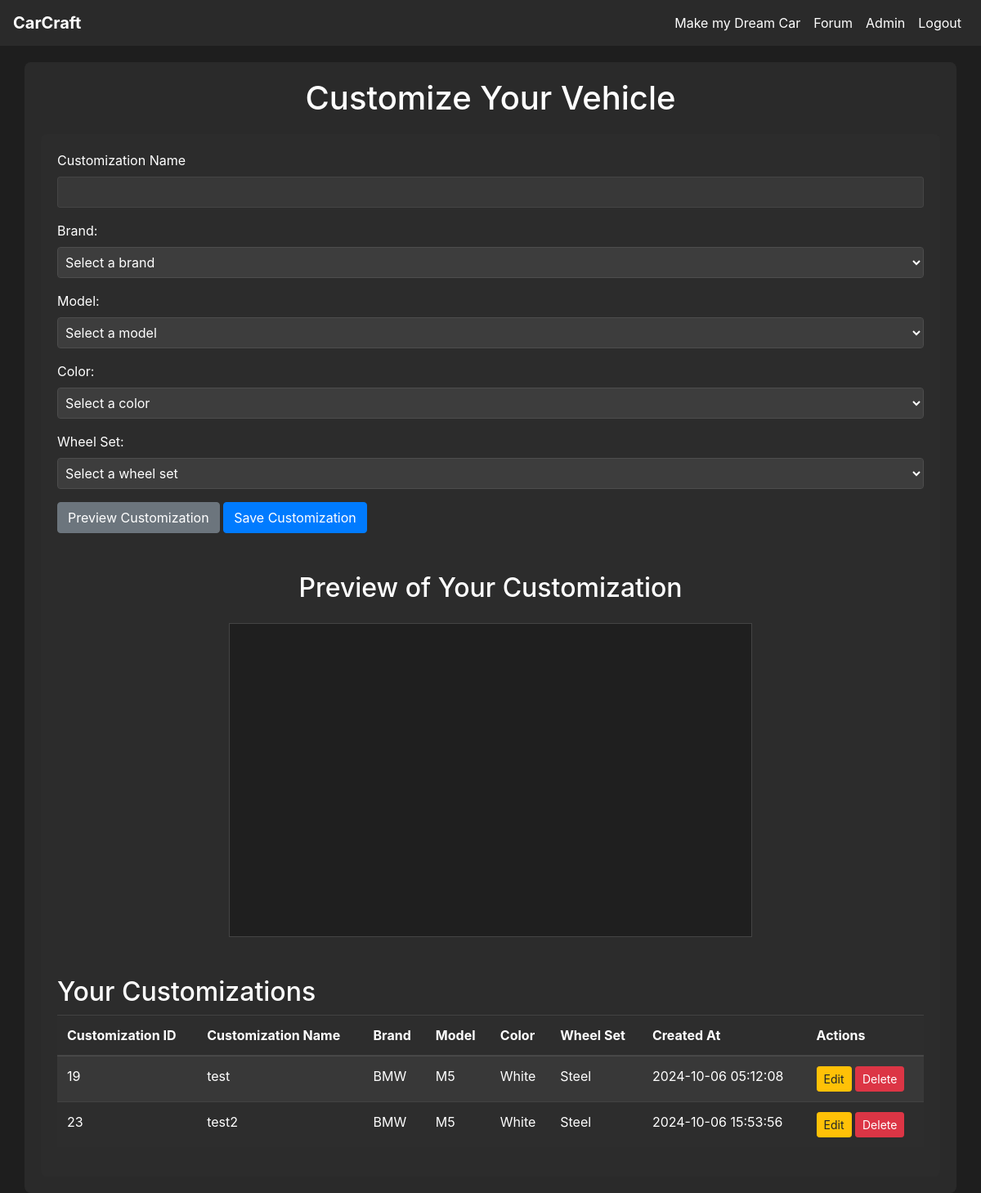
The page /customize (signed in) on the database as committed earlier.
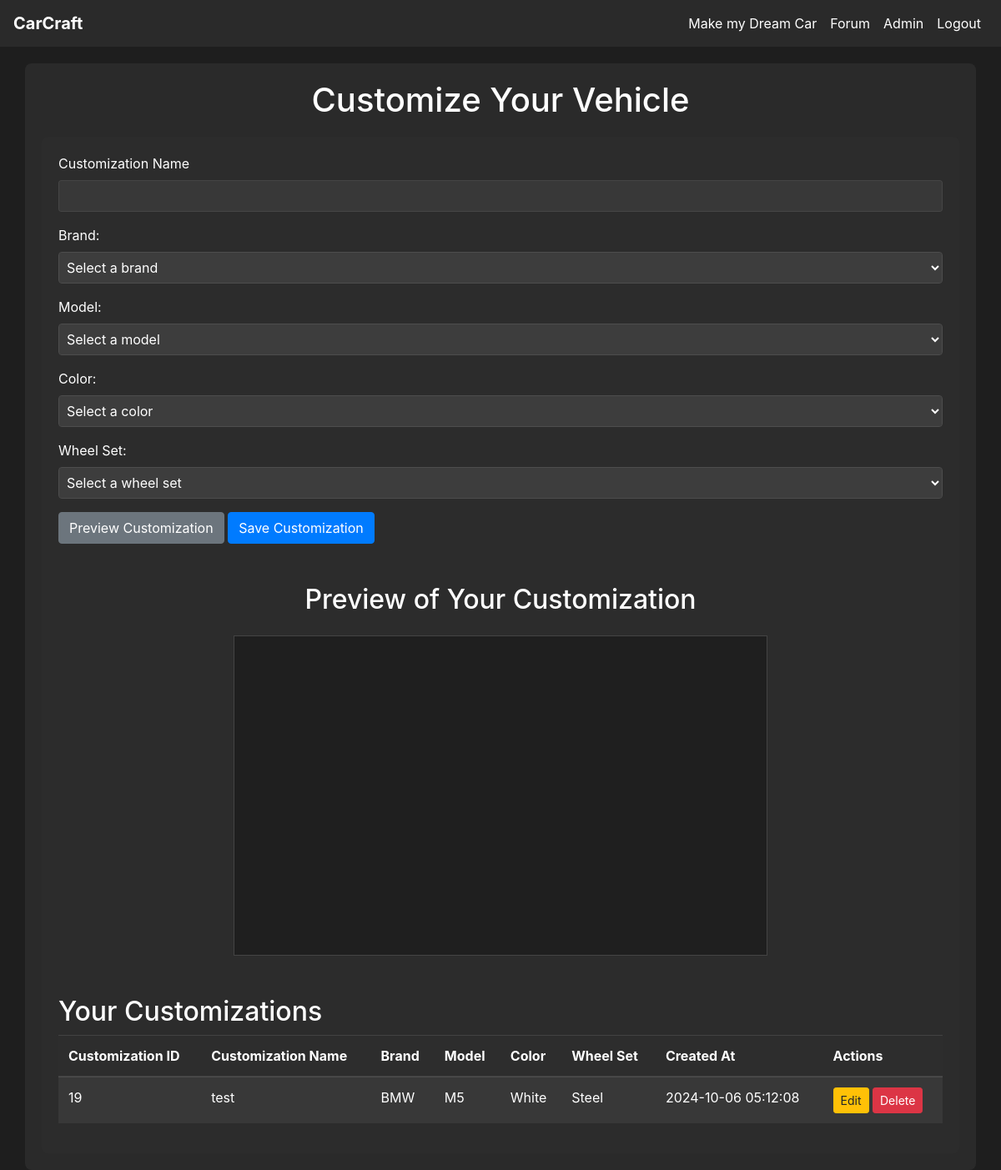
The same page on the database as committed later.
### tables this page shows
CREATE TABLE customization (
    customization_id INTEGER PRIMARY KEY AUTOINCREMENT,
    customization_name VARCHAR(100) NOT NULL,
    user_id INTEGER NOT NULL,
    model_id INTEGER NOT NULL,
    color_id INTEGER NOT NULL,
    wheel_id INTEGER NOT NULL,
    created_at DATETIME DEFAULT CURRENT_TIMESTAMP,
    FOREIGN KEY (user_id) REFERENCES user(user_id),
    FOREIGN KEY (model_id) REFERENCES model(model_id),
    FOREIGN KEY (color_id) REFERENCES color(color_id),
    FOREIGN KEY (wheel_id) REFERENCES wheel_set(wheel_id)
);

CREATE TABLE brand (
    brand_id INTEGER PRIMARY KEY AUTOINCREMENT,
    name VARCHAR(20)
);

CREATE TABLE model (
    model_id INTEGER PRIMARY KEY AUTOINCREMENT,
    brand_id INTEGER NOT NULL,
    type_id INTEGER NOT NULL,
    name VARCHAR(100) NOT NULL,
    FOREIGN KEY (brand_id) REFERENCES brand(brand_id),
    FOREIGN KEY (type_id) REFERENCES vehicle_type(type_id)
);

CREATE TABLE color (
    color_id INTEGER PRIMARY KEY AUTOINCREMENT,
    name VARCHAR(50)
);

CREATE TABLE wheel_set (
    wheel_id INTEGER PRIMARY KEY AUTOINCREMENT,
    name VARCHAR(100),
    description TEXT
);

### app.py (the view, shortened to what this page needs)
@app.route('/customize', methods=['GET', 'POST'])
@login_required
def customize():
    db = get_db_connection()
    brands = db.execute('SELECT brand_id, name FROM brand').fetchall()
    colors = db.execute('SELECT color_id, name FROM color').fetchall()
    wheels = db.execute('SELECT wheel_id, name FROM wheel_set').fetchall()
    models = []
    if brands:
        default_brand_id = brands[0]['brand_id']
        models = db.execute('SELECT model_id, name FROM model WHERE brand_id = ?', (default_brand_id,)).fetchall()
    customizations = db.execute('''
        SELECT customization.customization_id, customization.customization_name,
               brand.name AS brand_name, model.name AS model_name,
               color.name AS color_name, wheel_set.name AS wheel_name,
               customization.created_at
        FROM customization
        JOIN model ON customization.model_id = model.model_id
        JOIN brand ON model.brand_id = brand.brand_id
        JOIN color ON customization.color_id = color.color_id
        JOIN wheel_set ON customization.wheel_id = wheel_set.wheel_id
        WHERE customization.user_id = ?
    ''', (current_user.id,)).fetchall()
    return render_template('customize.html', brands=brands, colors=colors,
                           wheels=wheels, models=models, customizations=customizations)

### app.py (called while the page is built)
def get_db_connection():
    conn = sqlite3.connect(DATABASE)
    conn.row_factory = sqlite3.Row  # This enables column access by name: row['column_name']
    return conn

@login_manager.user_loader
def load_user(user_id):
    return User.get(user_id)

    @staticmethod
    def get(user_id):
        conn = get_db_connection()
        user_data = conn.execute('SELECT * FROM user WHERE user_id = ?', (user_id,)).fetchone()
        conn.close()
        if user_data:
            return User(
                user_id=user_data['user_id'],
                username=user_data['username'],
                email=user_data['email'],
                password_hash=user_data['password_hash'],
                admin=bool(user_data['admin'])
            )
        return None

### templates/customize.html (shortened to what this page needs)
{% extends 'base.html' %}
{% block content %}
<h1 class="text-center">Customize Your Vehicle</h1>
<div class="container">
    <form id="customization-form" method="POST" action="{{ url_for('customize') }}" class="mb-5">
        <div class="form-group">
            <label for="customization_name">Customization Name</label>
            <input type="text" id="customization_name" name="customization_name" class="form-control" value="{{ customization.customization_name if customization else '' }}" required>
        </div>
        <div class="form-group">
            <label for="brand_id">Brand:</label>
            <select name="brand_id" id="brand_id" class="form-control" required>
                <option value="" disabled selected>Select a brand</option>
            </select>
        </div>
        <div class="form-group">
            <label for="model_id">Model:</label>
            <select name="model_id" id="model_id" class="form-control" required>
                <option value="" disabled selected>Select a model</option>
            </select>
        </div>
        <div class="form-group">
            <label for="color_id">Color:</label>
            <select name="color_id" id="color_id" class="form-control">
                <option value="" disabled selected>Select a color</option>
            </select>
        </div>
        <div class="form-group">
            <label for="wheel_id">Wheel Set:</label>
            <select name="wheel_id" id="wheel_id" class="form-control">
                <option value="" disabled selected>Select a wheel set</option>
            </select>
        </div>
        <button type="button" id="preview-button" class="btn btn-secondary">Preview Customization</button>
        <button type="submit" class="btn btn-primary">Save Customization</button>
    </form>
    <h2 id="preview-of-your-customization" class="text-center mb-4">Preview of Your Customization</h2>
    <div id="car-viewer" class="mb-5"></div>
    <h2>Your Customizations</h2>
    <table class="table table-striped">
        <thead>
            <tr>
                <th>Customization ID</th>
                <th>Customization Name</th>
                <th>Brand</th>
                <th>Model</th>
                <th>Color</th>
                <th>Wheel Set</th>
                <th>Created At</th>
                <th>Actions</th>
            </tr>
        </thead>
        <tbody>
            {% for customization in customizations %}
                <tr>
                    <td>{{ customization.customization_id }}</td>
                    <td>{{ customization.customization_name }}</td>
                    <td>{{ customization.brand_name }}</td>
                    <td>{{ customization.model_name }}</td>
                    <td>{{ customization.color_name }}</td>
                    <td>{{ customization.wheel_name }}</td>
                    <td>{{ customization.created_at }}</td>
                    <td>
                        <a href="{{ url_for('edit_customization', customization_id=customization.customization_id) }}" class="btn btn-warning btn-sm">Edit</a>
                        <form method="POST" action="{{ url_for('customize') }}" style="display:inline;">
                            <button type="submit" class="btn btn-danger btn-sm" onclick="return confirm('Are you sure you want to delete this customization?');">Delete</button>
                        </form>
                    </td>
                </tr>
            {% endfor %}
        </tbody>
    </table>
</div>
{% endblock %}

### templates/base.html (shortened to what this page needs)
<!DOCTYPE html>
<html lang="en">
<head>
    <link
      rel="stylesheet"
      href="https://stackpath.bootstrapcdn.com/bootstrap/4.4.1/css/bootstrap.min.css"
    />
    <link
      rel="stylesheet"
      href="https://cdnjs.cloudflare.com/ajax/libs/font-awesome/5.15.4/css/all.min.css"
    />
    <link rel="stylesheet" href="{{ url_for('static', filename='css/style.css') }}">
</head>
<body>
    <nav class="navbar navbar-expand-lg">
        <a class="navbar-brand" href="{{ url_for('home') }}">CarCraft</a>
        <div class="collapse navbar-collapse" id="navbarNav">
            <ul class="navbar-nav">
                {% if current_user.is_authenticated %}
                    <li class="nav-item"><a class="nav-link" href="{{ url_for('customize') }}">Make my Dream Car</a></li>
                    <li class="nav-item"><a class="nav-link" href="{{ url_for('forum') }}">Forum</a></li>
                    {% if current_user.admin %}
                    <li class="nav-item"><a class="nav-link" href="{{ url_for('admin') }}">Admin</a></li>
                    {% endif %}
                    <li class="nav-item"><a class="nav-link" href="{{ url_for('logout') }}">Logout</a></li>
                {% else %}
                    <li class="nav-item"><a class="nav-link" href="{{ url_for('login') }}">Login</a></li>
                    <li class="nav-item"><a class="nav-link" href="{{ url_for('create_user') }}">Register</a></li>
                {% endif %}
            </ul>
        </div>
    </nav>
    <div class="container">
        {% block content %}{% endblock %}
    </div>
</body>
</html>

### static/css/style.css (style rules this page uses)
body { background-color: #1e1e1e; color: #ffffff; }
.navbar { background-color: rgba(45, 45, 45, 0.8); position: relative; z-index: 1000; padding: 0.5rem 1rem; }
.navbar-brand, .nav-link { color: #ffffff !important; transition: color 0.3s ease; }
.navbar-brand { font-weight: bold; }
.navbar-nav { margin-left: auto; }
.container { background-color: rgba(45, 45, 45, 0.8); border-radius: 8px; padding: 20px; margin-top: 20px; }
h1, h2, h3, h4, h5, h6 { color: #ffffff; }
.btn-primary { background-color: #007bff; border-color: #007bff; }
.btn-secondary { background-color: #6c757d; border-color: #6c757d; }
input, select, textarea { background-color: #3d3d3d; border-color: #4d4d4d; color: #ffffff; }
.form-control { background-color: rgba(61, 61, 61, 0.8); border-color: rgba(77, 77, 77, 0.8); color: #ffffff; }
a { color: #007bff; }
.nav-link { color: #ffffff; }
.table { color: #ffffff; background-color: rgba(45, 45, 45, 0.8); }
.table thead th { border-bottom-color: rgba(255, 255, 255, 0.1); }
.table td, .table th { border-top-color: rgba(255, 255, 255, 0.1); }
.table { color: #fff; }
.table-striped tbody tr:nth-of-type(odd) { background-color: rgba(255, 255, 255, .05); }
.btn-danger { background-color: #dc3545; border-color: #dc3545; }

### templates/customize.html (style rules this page uses)
#car-viewer { width: 640px; height: 384px; margin: 0 auto; display: flex; justify-content: center; align-items: center; border: 1px solid #444; background-color: #1f1f1f; }

Rows that differ between the two databases and show on the page:
removed customization: customization_id "23", customization_name "test2", brand_name "BMW", model_name "M5", color_name "White", wheel_name "Steel", created_at "2024-10-06 15:53:56"
